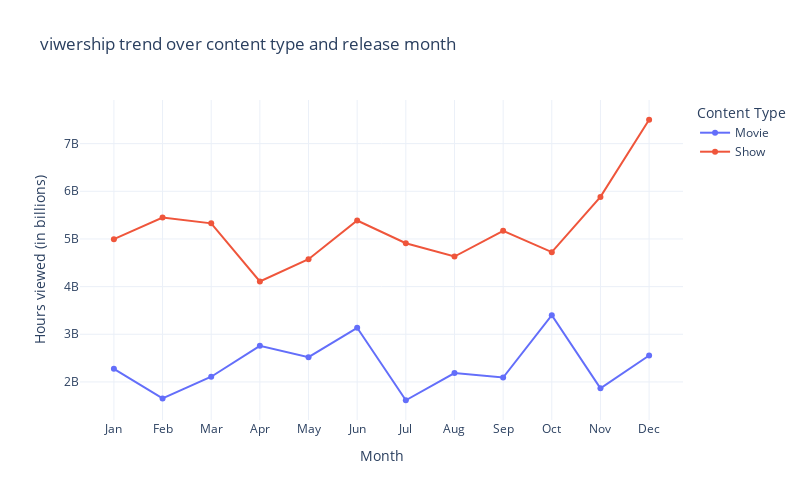

This figure's notebook cell:
### Code cell
fig=go.Figure()
for content_type in monthly_viewership_by_type.columns:
    fig.add_trace(
        go.Scatter(
            x=monthly_viewership_by_type.index,
            y=monthly_viewership_by_type[content_type],
            mode='lines+markers',
            name=content_type
        )
    )
fig.update_layout(
    title='viwership trend over content type and release month',
    xaxis_title='Month',
    yaxis_title='Hours viewed (in billions)',
    xaxis=dict(
        tickmode='array',
        tickvals=list(range(1,13)),
        ticktext=['Jan','Feb','Mar','Apr','May','Jun','Jul','Aug','Sep','Oct','Nov','Dec'],
        
    ),
    height=500,
    width=800,
    legend_title='Content Type'
)

fig.show()

### Figure 1 — Plotly figure (JSON) as saved in the notebook; plotly's stock layout.template omitted (floating-point values rounded to 4 significant figures)
{"data": [{"mode": "lines+markers", "name": "Movie", "type": "scatter", "x": [1, 2, 3, 4, 5, 6, 7, 8, 9, 10, 11, 12], "y": [2275900000, 1654400000, 2109400000, 2757600000, 2520500000, 3135800000, 1615700000, 2186400000, 2092300000, 3400400000, 1866900000, 2554900000]}, {"mode": "lines+markers", "name": "Show", "type": "scatter", "x": [1, 2, 3, 4, 5, 6, 7, 8, 9, 10, 11, 12], "y": [4995700000, 5449300000, 5327700000, 4108100000, 4574100000, 5386200000, 4909100000, 4631400000, 5169900000, 4722800000, 5882600000, 7500900000]}], "layout": {"height": 500, "legend": {"title": {"text": "Content Type"}}, "title": {"text": "viwership trend over content type and release month"}, "width": 800, "xaxis": {"autorange": true, "range": [0.3027, 12.7], "tickmode": "array", "ticktext": ["Jan", "Feb", "Mar", "Apr", "May", "Jun", "Jul", "Aug", "Sep", "Oct", "Nov", "Dec"], "tickvals": [1, 2, 3, 4, 5, 6, 7, 8, 9, 10, 11, 12], "title": {"text": "Month"}, "type": "linear"}, "yaxis": {"autorange": true, "range": [1201000000.0, 7915000000.0], "title": {"text": "Hours viewed (in billions)"}, "type": "linear"}}}
